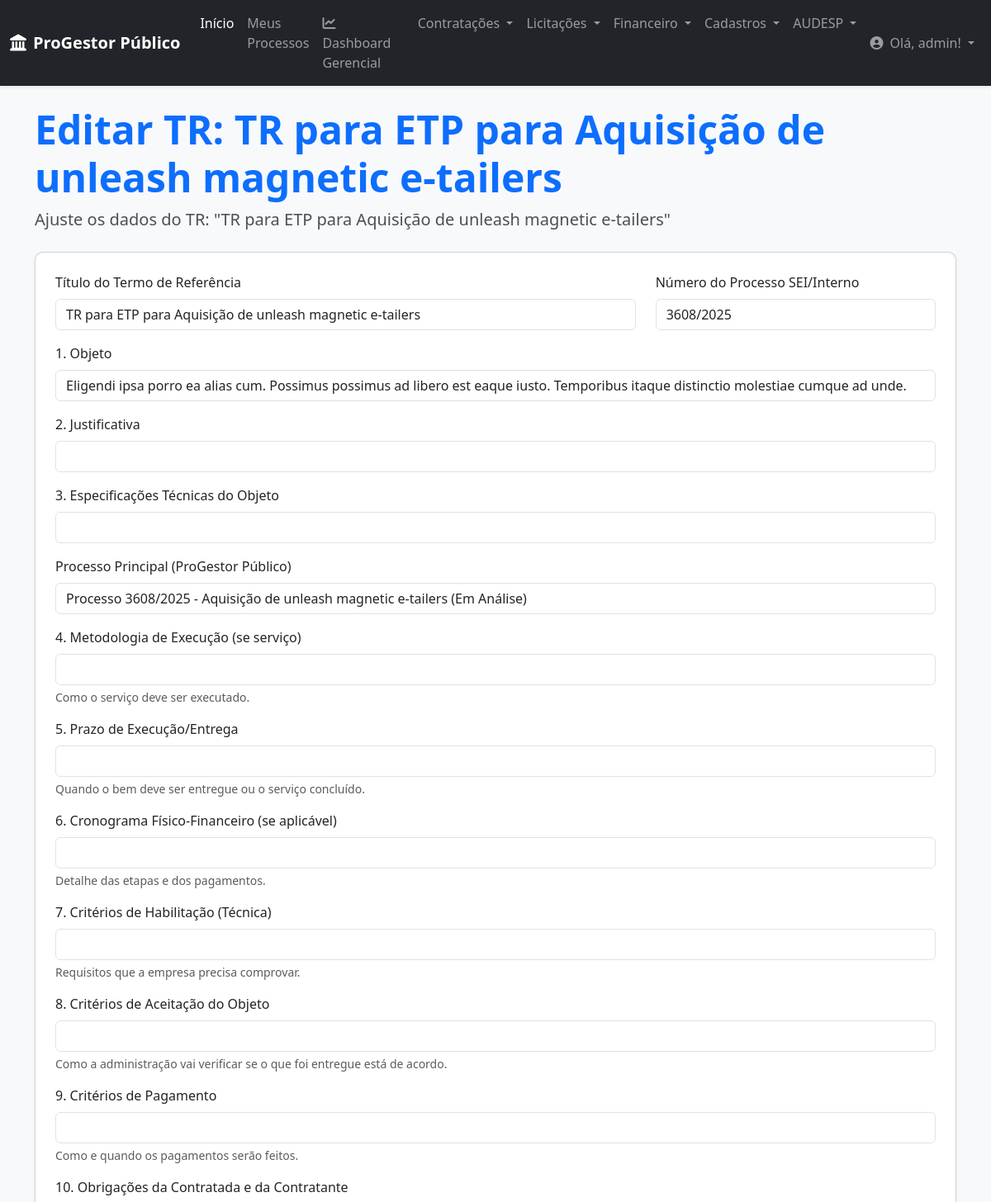
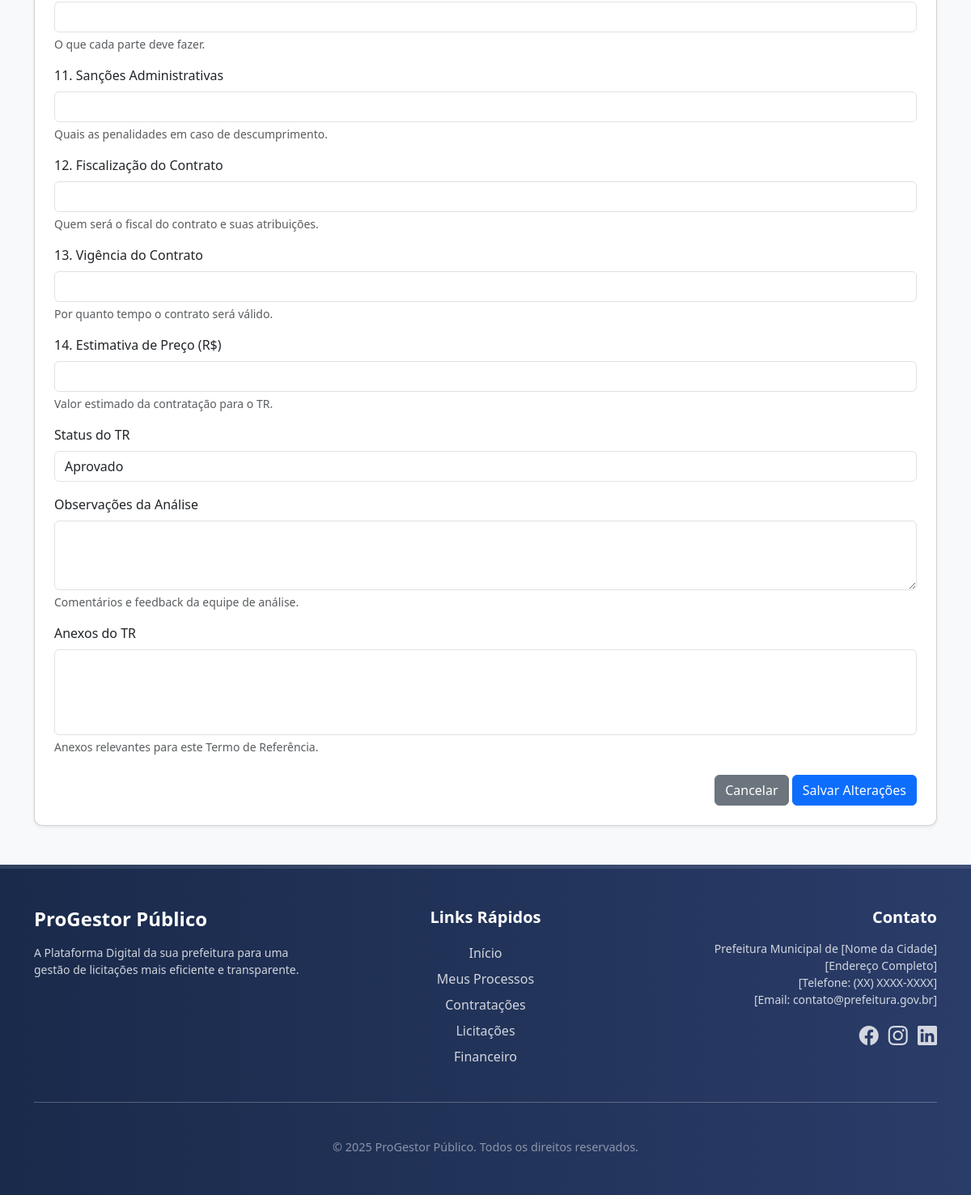
The app's page /contratacoes/trs/16/editar/ (signed in) with its own data (2 pictures, top to bottom).
### contratacoes/models.py (models this page shows, shortened)
class TR(models.Model):
    etp_origem = models.OneToOneField(
        ETP,
        on_delete=models.CASCADE,
        related_name='termo_referencia',
        verbose_name="ETP de Origem",
        help_text="Estudo Técnico Preliminar que deu origem a este Termo de Referência."
    )
    titulo = models.CharField(
        max_length=255,
        verbose_name="Título do Termo de Referência",
        help_text="Título descritivo do Termo de Referência."
    )
    processo_vinculado = models.OneToOneField(
        Processo,
        on_delete=models.CASCADE,
        null=True, blank=True,
        related_name='tr_documento',
        verbose_name="Processo Principal (ProGestor Público)"
    )
    numero_processo = models.CharField(
        max_length=50,
        unique=True,
        verbose_name="Número do Processo SEI/Interno",
        help_text="Número do processo administrativo relacionado a este TR."
    )
    data_criacao = models.DateField(
        auto_now_add=True,
        verbose_name="Data de Criação"
    )
    autor = models.ForeignKey(
        settings.AUTH_USER_MODEL,
        on_delete=models.SET_NULL,
        null=True,
        blank=True,
        verbose_name="Elaborador"
    )
    objeto = models.TextField(
        verbose_name="1. Objeto",
        help_text="Descrição clara e concisa do que será contratado."
    )
    justificativa = models.TextField(
        verbose_name="2. Justificativa",
        help_text="Relembre a necessidade e os objetivos da contratação."
    )
    especificacoes_tecnicas = models.TextField(
        verbose_name="3. Especificações Técnicas do Objeto",
        help_text="Detalhe as características técnicas do bem ou serviço."
    )
    metodologia_execucao = models.TextField(
        verbose_name="4. Metodologia de Execução (se serviço)",
        null=True,
        blank=True,
        help_text="Como o serviço deve ser executado."
    )
    prazo_execucao_entrega = models.CharField(
        max_length=255,
        verbose_name="5. Prazo de Execução/Entrega",
        help_text="Quando o bem deve ser entregue ou o serviço concluído."
    )
    cronograma_fisico_financeiro = models.TextField(
        verbose_name="6. Cronograma Físico-Financeiro (se aplicável)",
        null=True,
        blank=True,
        help_text="Detalhe das etapas e dos pagamentos."
    )
    criterios_habilitacao = models.TextField(
        verbose_name="7. Critérios de Habilitação (Técnica)",
        help_text="Requisitos que a empresa precisa comprovar."
    )
    criterios_aceitacao = models.TextField(
        verbose_name="8. Critérios de Aceitação do Objeto",
        help_text="Como a administração vai verificar se o que foi entregue está de acordo."
    )
    criterios_pagamento = models.TextField(
        verbose_name="9. Critérios de Pagamento",
        help_text="Como e quando os pagamentos serão feitos."
    )
    obrigacoes_partes = models.TextField(
        verbose_name="10. Obrigações da Contratada e da Contratante",
        help_text="O que cada parte deve fazer."
    )
    sancoes_administrativas = models.TextField(
        verbose_name="11. Sanções Administrativas",
        help_text="Quais as penalidades em caso de descumprimento."
    )
    fiscalizacao_contrato = models.TextField(
        verbose_name="12. Fiscalização do Contrato",
        help_text="Quem será o fiscal do contrato e suas atribuições."
    )
    vigencia_contrato = models.CharField(
        max_length=255,
        verbose_name="13. Vigência do Contrato",
        help_text="Por quanto tempo o contrato será válido."
    )
    estimativa_preco_tr = models.DecimalField(
        max_digits=15,
        decimal_places=2,
        null=True,
        blank=True,
        verbose_name="14. Estimativa de Preço (R$)",
        help_text="Valor estimado da contratação para o TR."
    )
    status = models.CharField(
        max_length=20,
        choices=STATUS_DOCUMENTO_CHOICES,
        default='EM_ELABORACAO',
        verbose_name="Status do TR"
    )
    observacoes_analise = models.TextField(
        verbose_name="Observações da Análise",
        null=True,
        blank=True,
        help_text="Comentários e feedback da equipe de análise."
    )
    anexos = models.ManyToManyField(
        ArquivoAnexo, # <<< ATUALIZADO: Agora usa ArquivoAnexo do core
        blank=True,
        verbose_name="Anexos do TR",
        help_text="Anexos relevantes para este Termo de Referência."
    )
    class Meta:
        verbose_name = "Termo de Referência (TR)"
        verbose_name_plural = "Termos de Referência (TR)"
        ordering = ['-data_criacao']

### contratacoes/views.py (the view)
# urls.py: path('trs/<int:pk>/editar/', views.editar_tr, name='editar_tr'),
@login_required
def editar_tr(request, pk):
    tr = get_object_or_404(TR, pk=pk)
    if tr.autor != request.user and not request.user.is_superuser:
        messages.error(request, 'Você não tem permissão para editar este TR.')
        return redirect('contratacoes:detalhar_tr', pk=tr.pk)
    if tr.status in ['APROVADO', 'RECUSADO', 'CANCELADO'] and not request.user.is_superuser:
        messages.warning(request, f'Este TR está em status "{tr.get_status_display()}". Edições não são permitidas.')
        return redirect('contratacoes:detalhar_tr', pk=tr.pk)
    if request.method == 'POST':
        form = TRForm(request.POST, instance=tr)
        if form.is_valid():
            tr.save()
            messages.success(request, 'Termo de Referência atualizado com sucesso!')
            return redirect('contratacoes:detalhar_tr', pk=tr.pk)
        else:
            messages.error(request, 'Erro ao atualizar Termo de Referência. Verifique os campos.')
    else: # GET request
        form = TRForm(instance=tr)
    context = {
        'form': form,
        'tr': tr,
        'titulo_pagina': f'Editar TR: {tr.titulo}',
    }
    return render(request, 'contratacoes/editar_tr.html', context)

### contratacoes/forms.py (shortened to what this page needs)
class TRForm(forms.ModelForm):
    class Meta:
        model = TR
        exclude = ['autor', 'data_criacao']
        widgets = {
            'objeto': CKEditorWidget(),
            'justificativa': CKEditorWidget(),
            'especificacoes_tecnicas': CKEditorWidget(),
            'metodologia_execucao': CKEditorWidget(),
            'cronograma_fisico_financeiro': CKEditorWidget(),
            'criterios_habilitacao': CKEditorWidget(),
            'criterios_aceitacao': CKEditorWidget(),
            'criterios_pagamento': CKEditorWidget(),
            'obrigacoes_partes': CKEditorWidget(),
            'sancoes_administrativas': CKEditorWidget(),
            'fiscalizacao_contrato': CKEditorWidget(),
        }
    def __init__(self, *args, **kwargs):
        self.etp_origem_instance = kwargs.pop('etp_origem', None)
        super().__init__(*args, **kwargs)
        for field_name, field in self.fields.items():
            if not isinstance(field.widget, CKEditorWidget):
                field.widget.attrs.update({'class': 'form-control'})
            if isinstance(field.widget, forms.Select):
                field.widget.attrs.update({'class': 'form-select'})

### core/context_processors.py (called while the page is built)
def global_context(request):
    return {
        'logo_url': 'img/logo_barueri.jpg', # Caminho do seu logo
        'ano_atual': datetime.date.today().year, # Opcional: para o footer de direitos autorais
    }

### core/models.py (called while the page is built)
    def __str__(self):
        return f"Processo {self.numero_protocolo or 'N/A'} - {self.titulo} ({self.get_status_display()})"

### contratacoes/templates/contratacoes/editar_tr.html (shortened to what this page needs)
{% extends 'base.html' %}
{% load widget_tweaks %}
{% block content %}
<div class="container mt-4 mb-5">
    <h1 class="display-5 fw-bold text-primary mb-2">{{ titulo_pagina }}</h1>
    <p class="lead mb-4">Ajuste os dados do TR: "{{ tr.titulo }}"</p>
    <div class="card shadow-sm">
        <div class="card-body p-4">
            <form method="post" novalidate>
                <div class="row">
                    <div class="col-md-8 mb-3">
                        <label class="form-label">{{ form.titulo.label }}</label>
                        {% render_field form.titulo class="form-control" %}
                    </div>
                    <div class="col-md-4 mb-3">
                        <label class="form-label">{{ form.numero_processo.label }}</label>
                        {% render_field form.numero_processo class="form-control" %}
                    </div>
                </div>
                <div class="mb-3">
                    <label class="form-label">{{ form.objeto.label }}</label>
                    {% render_field form.objeto class="form-control" rows="3" %}
                </div>
                <div class="mb-3">
                    <label class="form-label">{{ form.justificativa.label }}</label>
                    {% render_field form.justificativa class="form-control" rows="4" %}
                </div>
                <div class="mb-3">
                    <label class="form-label">{{ form.especificacoes_tecnicas.label }}</label>
                    {% render_field form.especificacoes_tecnicas class="form-control" rows="6" %}
                </div>
                {% for field in form %}
                    {% if field.name not in "titulo,numero_processo,objeto,justificativa,especificacoes_tecnicas,etp_origem" %}
                        <div class="mb-3">
                            <label class="form-label">{{ field.label }}</label>
                            {% render_field field class="form-control" rows="3" %}
                            {% if field.help_text %}<div class="form-text text-muted">{{ field.help_text }}</div>{% endif %}
                        </div>
                    {% endif %}
                {% endfor %}
                <div class="mt-4 text-end">
                    <a href="{% url 'contratacoes:detalhar_tr' pk=tr.pk %}" class="btn btn-secondary">Cancelar</a>
                    <button type="submit" class="btn btn-primary">Salvar Alterações</button>
                </div>
            </form>
        </div>
    </div>
</div>
{% endblock content %}

### core/templates/core/navbar.html (shortened to what this page needs)
<nav class="navbar navbar-expand-lg navbar-dark bg-dark shadow-sm">
    <div class="container-fluid">
        <a class="navbar-brand fw-bold" href="{% url 'core:home' %}">
            <i class="fas fa-landmark me-2"></i>ProGestor Público
        </a>
        <div class="collapse navbar-collapse" id="navbarNavDropdown">
            <ul class="navbar-nav me-auto mb-2 mb-lg-0">
                <li class="nav-item">
                    <a class="nav-link active" aria-current="page" href="{% url 'core:home' %}">Início</a>
                </li>
                <li class="nav-item">
                    <a class="nav-link" href="{% url 'core:meus_processos' %}">Meus Processos</a>
                </li>
                <li class="nav-item">
                    <a class="nav-link" href="{% url 'core:dashboard_gerencial' %}">
                        <i class="fas fa-chart-line me-1"></i>Dashboard Gerencial
                    </a>
                </li>
                <li class="nav-item dropdown">
                    <a class="nav-link dropdown-toggle" href="#" id="navbarContratacoes" role="button" data-bs-toggle="dropdown" aria-expanded="false">
                        Contratações
                    </a>
                </li>
                <li class="nav-item dropdown">
                    <a class="nav-link dropdown-toggle" href="#" id="navbarLicitacoes" role="button" data-bs-toggle="dropdown" aria-expanded="false">
                        Licitações
                    </a>
                </li>
                <li class="nav-item dropdown">
                    <a class="nav-link dropdown-toggle" href="#" id="navbarFinanceiro" role="button" data-bs-toggle="dropdown" aria-expanded="false">
                        Financeiro
                    </a>
                </li>
                <li class="nav-item dropdown">
                    <a class="nav-link dropdown-toggle" href="#" id="navbarCadastros" role="button" data-bs-toggle="dropdown" aria-expanded="false">
                        Cadastros
                    </a>
                </li>
                <li class="nav-item dropdown">
                    <a class="nav-link dropdown-toggle" href="#" id="navbarAudesp" role="button" data-bs-toggle="dropdown" aria-expanded="false">
                        AUDESP
                    </a>
                </li>
            </ul>
            <ul class="navbar-nav">
                {% if user.is_authenticated %}
                    <li class="nav-item dropdown">
                        <a class="nav-link dropdown-toggle" href="#" id="navbarUserDropdown" role="button" data-bs-toggle="dropdown" aria-expanded="false">
                            <i class="fas fa-user-circle me-1"></i> Olá, {{ user.username }}!
                        </a>
                    </li>
                {% else %}
                    <li class="nav-item">
                        <a class="nav-link" href="{% url 'account_login' %}">Entrar</a>
                    </li>
                {% endif %}
            </ul>
        </div>
    </div>
</nav>

### core/templates/base.html (style rules this page uses)
:root { --primary-color: #0056b3; --secondary-color: #337ab7; --dark-blue: #1a2a4b; --light-grey: #f8f9fa; --medium-grey: #e9ecef; --text-dark: #495057; --text-light: #ffffff; }
body { display: flex; flex-direction: column; min-height: 100vh; font-family: 'Segoe UI', Roboto, 'Helvetica Neue', Arial, sans-serif; background-color: var(--light-grey); color: var(--text-dark); }
.navbar { box-shadow: 0 2px 4px rgba(0,0,0,.08); }
.card { border-radius: 10px; box-shadow: 0 4px 12px rgba(0,0,0,.08); transition: transform 0.2s ease-in-out; }

### records on screen
TR: titulo "TR para ETP para Aquisição de unleash magnetic e-tailers", numero_processo "3608/2025", objeto "Eligendi ipsa porro ea alias cum. Possimus possimus ad libero est eaque iusto. Temporibus itaque distinctio molestiae cumque ad unde.", processo_vinculado "Processo 3608/2025 - Aquisição de unleash magnetic e-tailers (Em Análise)" "Aprovado"

### other values on screen
{{ user.username }} "admin"
{{ titulo_pagina }} "Editar TR: TR para ETP para Aquisição de unleash magnetic e-tailers"
{{ field.label }} "Processo Principal (ProGestor Público)" "4. Metodologia de Execução (se serviço)" "5. Prazo de Execução/Entrega" "6. Cronograma Físico-Financeiro (se aplicável)" "7. Critérios de Habilitação (Técnica)" "8. Critérios de Aceitação do Objeto" "9. Critérios de Pagamento" "10. Obrigações da Contratada e da Contratante" "11. Sanções Administrativas" "12. Fiscalização do Contrato" "13. Vigência do Contrato" "14. Estimativa de Preço (R$)" "Status do TR" "Observações da Análise" "Anexos do TR"
{{ field.help_text }} "Como o serviço deve ser executado." "Quando o bem deve ser entregue ou o serviço concluído." "Detalhe das etapas e dos pagamentos." "Requisitos que a empresa precisa comprovar." "Como a administração vai verificar se o que foi entregue está de acordo." "Como e quando os pagamentos serão feitos." "O que cada parte deve fazer." "Quais as penalidades em caso de descumprimento." "Quem será o fiscal do contrato e suas atribuições." "Por quanto tempo o contrato será válido." "Valor estimado da contratação para o TR." "Comentários e feedback da equipe de análise." "Anexos relevantes para este Termo de Referência."
